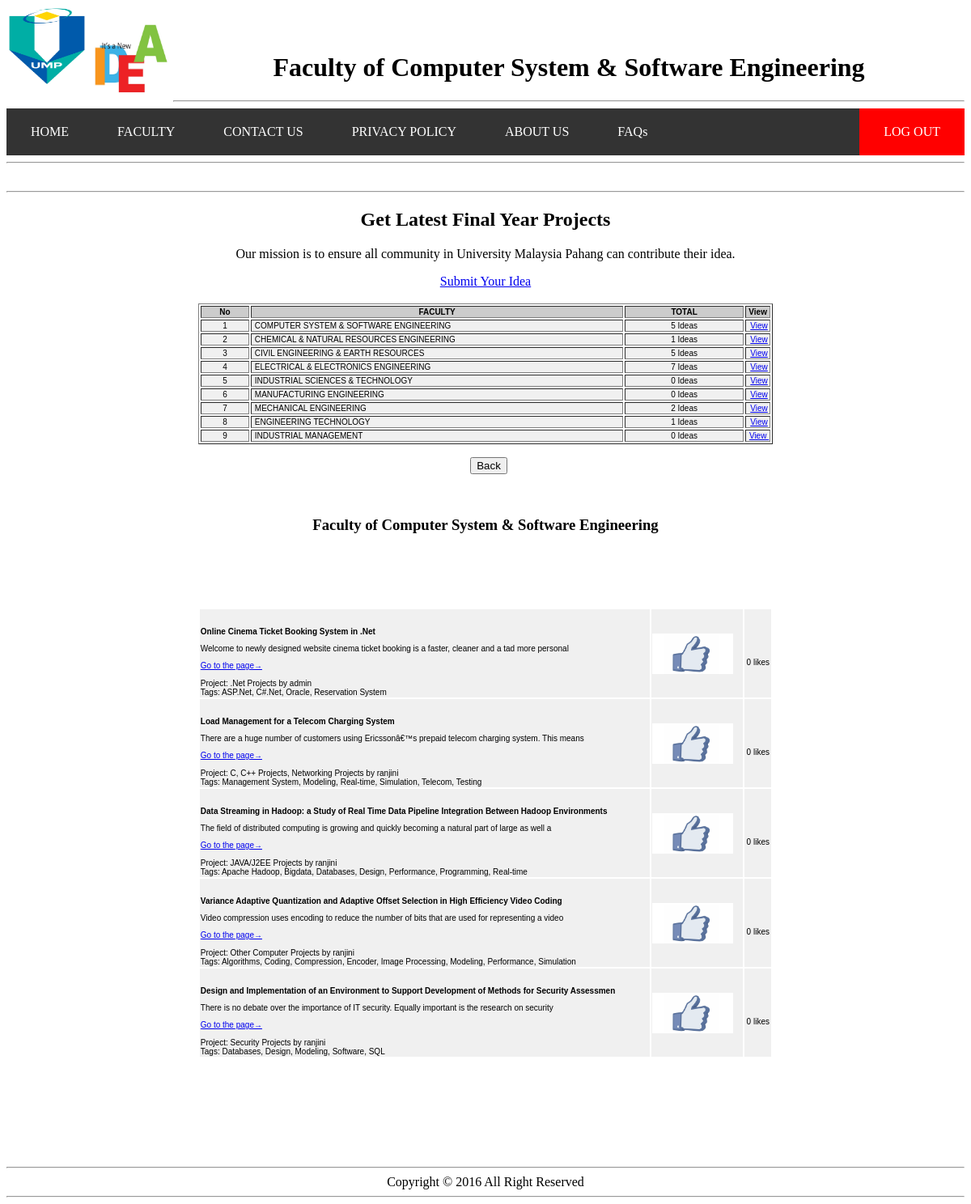
/fskkp.php, run on the app's committed database.
### tables this page shows
CREATE TABLE IF NOT EXISTS `idea` (
  `id` int(11) NOT NULL AUTO_INCREMENT,
  `faculty` varchar(10) NOT NULL,
  `title` longtext NOT NULL,
  `description` longtext NOT NULL,
  `link` varchar(100) NOT NULL,
  `project` varchar(100) NOT NULL,
  `uploader` varchar(100) NOT NULL,
  `tags` varchar(100) NOT NULL,
  `timestamp` timestamp NOT NULL DEFAULT '0000-00-00 00:00:00' ON UPDATE CURRENT_TIMESTAMP,
  `view` int(11) NOT NULL,
  `userfile` varbinary(1000) NOT NULL,
  PRIMARY KEY (`id`,`faculty`)
);

### fskkp.php (the view, shortened to what this page needs)
<html>
<head>
</head>
<center>
<body>
	<img src="pic/ump.png" width="100px" height="100px" align="left"><br>
	<img src="pic/idea.png" width="100px" height="100px" align="left"><br>
	<marquee><h1>Faculty of Computer System & Software Engineering</h1></marquee>
	<hr>
	<ul>
  <li><a href="homepage2.php">HOME</a></li>
  <li><a href="faculty.php">FACULTY</a></li>
  <li><a href="contact2.php">CONTACT US</a></li>
  <li><a href="privacy2.php">PRIVACY POLICY</a></li>
  <li><a href="aboutus2.php">ABOUT US</a></li>
  <li><a href="faq2.php">FAQs</a></li>
  <li style="float:right"><a class="active" href="logout.php">LOG OUT</a></li>
</ul>
	<hr>
	&nbsp; <br>
	<hr>
	<h2>Get Latest Final Year Projects</h2>
	<p>Our mission is to ensure all community in University Malaysia Pahang can contribute their idea.</p>
	<a href="insert_idea.php">Submit Your Idea</a>
	<br>
	&nbsp; <br>
	<table width="60%" border="1" align="center">
         <tr>
            <td width="9%" bgcolor="#CCCCCC" class="style3"><div align="center"><strong>No</strong></div></td>
    <td width="69%" bgcolor="#CCCCCC" class="style3"><div align="center"><strong>FACULTY</strong></div></td>
    <td width="69%" bgcolor="#CCCCCC" class="style3"><div align="center"><strong>TOTAL</strong></div></td>
    <td width="22%" bgcolor="#CCCCCC" class="style3"><div align="center"><strong>View</strong></div></td>
         </tr>
	   		  <tr onMouseOver="this.style.backgroundColor='#66CC33'" onMouseOut="this.style.backgroundColor='#F0F0F0'" bgcolor="#F0F0F0" class="style3">
            <td class="style3"><div align="center">1</div></td>
            <td class="style3">&nbsp;COMPUTER SYSTEM & SOFTWARE ENGINEERING</td>
            <td class="style3"><div align="center">
			<?php
		$result = mysql_query("select count(1) FROM idea WHERE faculty='fskkp'");
		$row = mysql_fetch_array($result);
		$total = $row[0];
		echo  $total . " Ideas ";
			?>
			</div></td>
            <td class="style3"><div align="center">&nbsp;<a href="fskkp.php">View</a></div></td>
         </tr>
       			  <tr onMouseOver="this.style.backgroundColor='#66CC33'" onMouseOut="this.style.backgroundColor='#F0F0F0'" bgcolor="#F0F0F0" class="style3">
            <td class="style3"><div align="center">2</div></td>
            <td class="style3">&nbsp;CHEMICAL & NATURAL RESOURCES ENGINEERING</td>
            <td class="style3"><div align="center">
			<?php
		$result = mysql_query("select count(1) FROM idea WHERE faculty='fkksa'");
		$row = mysql_fetch_array($result);
		$total = $row[0];
		echo  $total . " Ideas ";
			?>
			</div></td>
            <td class="style3"><div align="center">&nbsp;<a href="fkksa.php">View</a></div></td>
         </tr>
       			  <tr onMouseOver="this.style.backgroundColor='#66CC33'" onMouseOut="this.style.backgroundColor='#F0F0F0'" bgcolor="#F0F0F0" class="style3">
            <td class="style3"><div align="center">3</div></td>
            <td class="style3">&nbsp;CIVIL ENGINEERING & EARTH RESOURCES</td>
            <td class="style3"><div align="center">
			<?php
		$result = mysql_query("select count(1) FROM idea WHERE faculty='fkasa'");
		$row = mysql_fetch_array($result);
		$total = $row[0];
		echo  $total . " Ideas ";
			?>
			</div></td>
            <td class="style3"><div align="center">&nbsp;<a href="fkasa.php">View</a></div></td>
         </tr>
		 <tr onMouseOver="this.style.backgroundColor='#66CC33'" onMouseOut="this.style.backgroundColor='#F0F0F0'" bgcolor="#F0F0F0" class="style3">
            <td class="style3"><div align="center">4</div></td>
            <td class="style3">&nbsp;ELECTRICAL & ELECTRONICS ENGINEERING</td>
            <td class="style3"><div align="center">
			<?php
		$result = mysql_query("select count(1) FROM idea WHERE faculty='fkee'");
		$row = mysql_fetch_array($result);
		$total = $row[0];
		echo  $total . " Ideas ";
			?>
			</div></td>
            <td class="style3"><div align="center">&nbsp;<a href="fkee.php">View</a></div></td>
         </tr>
		  <tr onMouseOver="this.style.backgroundColor='#66CC33'" onMouseOut="this.style.backgroundColor='#F0F0F0'" bgcolor="#F0F0F0" class="style3">
            <td class="style3"><div align="center">5</div></td>
            <td class="style3">&nbsp;INDUSTRIAL SCIENCES & TECHNOLOGY</td>
            <td class="style3"><div align="center">
			<?php
		$result = mysql_query("select count(1) FROM idea WHERE faculty='fist'");
		$row = mysql_fetch_array($result);
		$total = $row[0];
		echo  $total . " Ideas ";
			?>
			</div></td>
            <td class="style3"><div align="center">&nbsp;<a href="fist.php">View</a></div></td>
         </tr>
		  <tr onMouseOver="this.style.backgroundColor='#66CC33'" onMouseOut="this.style.backgroundColor='#F0F0F0'" bgcolor="#F0F0F0" class="style3">
            <td class="style3"><div align="center">6</div></td>
            <td class="style3">&nbsp;MANUFACTURING ENGINEERING</td>
            <td class="style3"><div align="center">
			<?php
		$result = mysql_query("select count(1) FROM idea WHERE faculty='fkp'");
		$row = mysql_fetch_array($result);
		$total = $row[0];
		echo  $total . " Ideas ";
			?>
			</div></td>
            <td class="style3"><div align="center">&nbsp;<a href="fkp.php">View</a></div></td>
         </tr>
		  <tr onMouseOver="this.style.backgroundColor='#66CC33'" onMouseOut="this.style.backgroundColor='#F0F0F0'" bgcolor="#F0F0F0" class="style3">
            <td class="style3"><div align="center">7</div></td>
            <td class="style3">&nbsp;MECHANICAL ENGINEERING</td>
            <td class="style3"><div align="center">
			<?php
		$result = mysql_query("select count(1) FROM idea WHERE faculty='fkm'");
		$row = mysql_fetch_array($result);
		$total = $row[0];
		echo  $total . " Ideas ";
			?>
			</div></td>
            <td class="style3"><div align="center">&nbsp;<a href="fkm.php">View</a></div></td>
         </tr>
		 <tr onMouseOver="this.style.backgroundColor='#66CC33'" onMouseOut="this.style.backgroundColor='#F0F0F0'" bgcolor="#F0F0F0" class="style3">
            <td class="style3"><div align="center">8</div></td>
            <td class="style3">&nbsp;ENGINEERING TECHNOLOGY</td>
            <td class="style3"><div align="center">
			<?php
		$result = mysql_query("select count(1) FROM idea WHERE faculty='ftek'");
		$row = mysql_fetch_array($result);
		$total = $row[0];
		echo  $total . " Ideas ";
			?>
			</div></td>
            <td class="style3"><div align="center">&nbsp;<a href="ftek.php">View</a></div></td>
         </tr>
		 <tr onMouseOver="this.style.backgroundColor='#66CC33'" onMouseOut="this.style.backgroundColor='#F0F0F0'" bgcolor="#F0F0F0" class="style3">
            <td class="style3"><div align="center">9</div></td>
            <td class="style3">&nbsp;INDUSTRIAL MANAGEMENT</td>
            <td class="style3"><div align="center">
			<?php
		$result = mysql_query("select count(1) FROM idea WHERE faculty='fim'");
		$row = mysql_fetch_array($result);
		$total = $row[0];
		echo  $total . " Ideas ";
			?>
			</div></td>
            <td class="style3"><div align="center">&nbsp;<a href="fim.php">View&nbsp;</a></div></td>
         </tr>
</table>
<p align="center">&nbsp;
          <input type=button value="Back" onClick="history.go(-1)">
        </p>
       <p>&nbsp;       </p>
	   <h3>Faculty of Computer System & Software Engineering</h3>
	   <table width="60%" border="0" align="center">
         <tr>
		 <?php
		include("database.php");
		$query = "SELECT * FROM idea WHERE faculty='fskkp'";
		$result = mysql_query($query, $conn);
			while($row = mysql_fetch_array($result)) {
			$title = $row["title"];
			$description = $row["description"];
			$link = $row["link"];
			$project = $row["project"];
			$uploader = $row["uploader"];
			$tags = $row["tags"];
			?>
	   		  <tr  onMouseOut="this.style.backgroundColor='#F0F0F0'" bgcolor="#F0F0F0" class="style3">
            <td class="style3"><p>&nbsp;       </p><strong><?php echo $title ?></strong>
			<br>
			<p><?php echo $description ?></p>
			<a href=<?php echo $link ?> target="_blank">Go to the page&rarr; </a>
			<br><br>
			Project: <?php echo $project ?>	by <?php echo $uploader ?> <br>
			Tags: <?php echo $tags ?></td>
            <td class="style3"><div align="center">
			<form method="post" action="isikan_likes.php">
	<img src="pic/liker.gif" width="100px" height="50px" align="left" onClick="onClick()"></form></div></td>
			<td class="style3"><div align="center">&nbsp; <br><p><a id="clicks" >0</a>&nbsp;likes</p></div></td>
         </tr>
		<?php
		}
		?>
	<p>&nbsp;       </p>
	<br><br>
</table>
	&nbsp; <br>
	&nbsp; <br>
	&nbsp; <br>
	&nbsp; <br>
	&nbsp; <br>
	&nbsp; <br>
	&nbsp; <br>
	<hr>
	Copyright &copy 2016 All Right Reserved
	<hr>
</body>
</html>

### fskkp.php (style rules this page uses)
ul { list-style-type: none; margin: 0; padding: 0; overflow: hidden; background-color: #333; }
li { float: left; }
li a { display: block; color: white; text-align: center; padding: 20px 30px; text-decoration: none; }
.active { background-color: #FF0000; }
.style3 { font-size: 10px ; font-family:verdana, helvetica, sans-serif; }

### data on the page
idea: title "Online Cinema Ticket Booking System in .Net", description "Welcome to newly designed website cinema ticket booking is a faster, cleaner and a tad more personal", project ".Net Projects", uploader "admin", tags "ASP.Net, C#.Net, Oracle, Reservation System"
idea: title "Load Management for a Telecom Charging System", description "There are a huge number of customers using Ericssonâ€™s prepaid telecom charging system. This means", project "C, C++ Projects, Networking Projects", uploader "ranjini", tags "Management System, Modeling, Real-time, Simulation, Telecom, Testing"
idea: title "Data Streaming in Hadoop: a Study of Real Time Data Pipeline Integration Between Hadoop Environments", description "The field of distributed computing is growing and quickly becoming a natural part of large as well a", project "JAVA/J2EE Projects", uploader "ranjini", tags "Apache Hadoop, Bigdata, Databases, Design, Performance, Programming, Real-time"
idea: title "Variance Adaptive Quantization and Adaptive Offset Selection in High Efficiency Video Coding", description "Video compression uses encoding to reduce the number of bits that are used for representing a video", project "Other Computer Projects", uploader "ranjini", tags "Algorithms, Coding, Compression, Encoder, Image Processing, Modeling, Performance, Simulation"
idea: title "Design and Implementation of an Environment to Support Development of Methods for Security Assessmen", description "There is no debate over the importance of IT security. Equally important is the research on security", project "Security Projects", uploader "ranjini", tags "Databases, Design, Modeling, Software, SQL"

### other printed values
$total "5"
$total "1"
$total "7"
$total "0"
$total "2"
